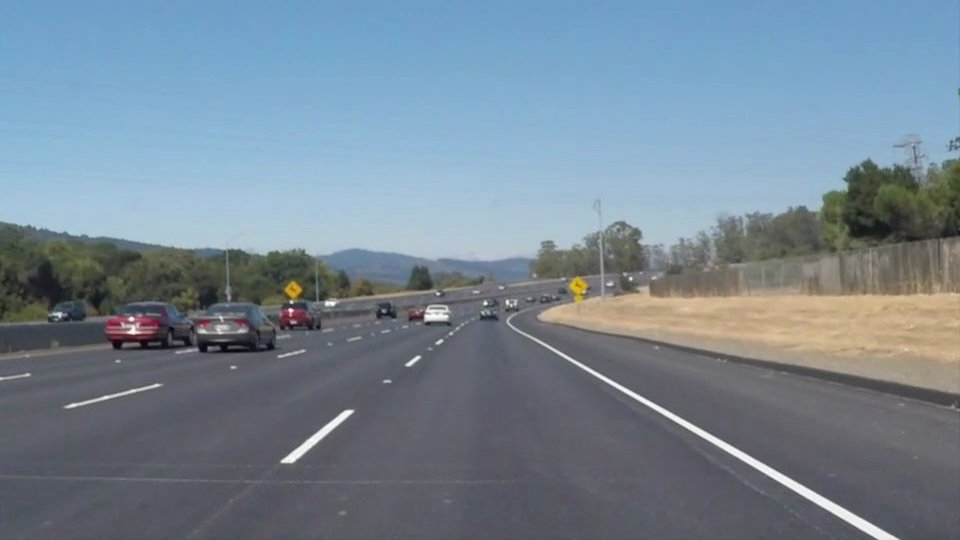
#> input picture robocar/libcv/src/test/fixtures/test_images/solidWhiteCurve.jpg, 960 x 540 px
$ python -i convolution_search.py   (imports and definitions only)
#> lines starting #> are read from the running program, lines starting #| are printed output that depends on the picture; after the words box and inside, x2 and y2 are one past the last pixel; in counts of white or black regions, pixels touching at a corner belong together
import cv2
import matplotlib.pyplot as plt
import numpy as np


class ConvolutionSearch(object):
    def __init__(self, warped_image):
        # Read in a thresholded image
        self.warped = warped_image
        # window settings
        self.window_width = 50
        self.window_height = 80  # Break image into 9 vertical layers since image height is 720
        self.margin = 100  # How much to slide left and right for searching

    def run(self):
        window_centroids = self.find_window_centroids(self.warped, self.window_width, self.window_height, self.margin)

        # If we found any window centers
        if len(window_centroids) > 0:

            # Points used to draw all the left and right windows
            l_points = np.zeros_like(self.warped)
            r_points = np.zeros_like(self.warped)

            # Go through each level and draw the windows
            for level in range(0, len(window_centroids)):
                # Window_mask is a function to draw window areas
                l_mask = self.window_mask(self.window_width, self.window_height, self.warped,
                                          window_centroids[level][0], level)
                r_mask = self.window_mask(self.window_width, self.window_height, self.warped,
                                          window_centroids[level][1], level)
                # Add graphic points from window mask here to total pixels found
                l_points[(l_points == 255) | ((l_mask == 1))] = 255
                r_points[(r_points == 255) | ((r_mask == 1))] = 255

            # Draw the results
            template = np.array(r_points + l_points, np.uint8)  # add both left and right window pixels together
            zero_channel = np.zeros_like(template)  # create a zero color channel
            template = np.array(cv2.merge((zero_channel, template, zero_channel)), np.uint8)  # make window pixels green
            warpage = np.array(cv2.merge((self.warped, self.warped, self.warped)),
                               np.uint8)  # making the original road pixels 3 color channels
            output = cv2.addWeighted(warpage, 1, template, 0.5,
                                     0.0)  # overlay the orignal road image with window results

        # If no window centers found, just display orginal road image
        else:
            output = np.array(cv2.merge((self.warped, self.warped, self.warped)), np.uint8)

        # Display the final results
        cv2.imwrite('output/pipeline-convolution.jpg', output)

    def window_mask(self, width, height, img_ref, center, level):
        output = np.zeros_like(img_ref)
        output[int(img_ref.shape[0] - (level + 1) * height):int(img_ref.shape[0] - level * height),
        max(0, int(center - width / 2)):min(int(center + width / 2), img_ref.shape[1])] = 1
        return output

    def find_window_centroids(self, image, window_width, window_height, margin):
        window_centroids = []  # Store the (left,right) window centroid positions per level
        window = np.ones(window_width)  # Create our window template that we will use for convolutions

        # First find the two starting positions for the left and right lane by using np.sum to get the vertical image
        # slice and then np.convolve the vertical image slice with the window template

        # Sum quarter bottom of image to get slice, could use a different ratio
        l_sum = np.sum(self.warped[int(3 * self.warped.shape[0] / 4):, :int(self.warped.shape[1] / 2)], axis=0)
        l_center = np.argmax(np.convolve(window, l_sum)) - window_width / 2
        r_sum = np.sum(self.warped[int(3 * self.warped.shape[0] / 4):, int(self.warped.shape[1] / 2):], axis=0)
        r_center = np.argmax(np.convolve(window, r_sum)) - window_width / 2 + int(self.warped.shape[1] / 2)

        # Add what we found for the first layer
        window_centroids.append((l_center, r_center))

        # Go through each layer looking for max pixel locations
        for level in range(1, (int)(self.warped.shape[0] / window_height)):
            # convolve the window into the vertical slice of the image
            image_layer = np.sum(
                self.warped[int(self.warped.shape[0] - (level + 1) * window_height):int(
                    self.warped.shape[0] - level * window_height),
                :],
                axis=0)
            conv_signal = np.convolve(window, image_layer)
            # Find the best left centroid by using past left center as a reference
            # Use window_width/2 as offset because convolution signal reference is at right side of window, not center
            # of window
            offset = window_width / 2
            l_min_index = int(max(l_center + offset - margin, 0))
            l_max_index = int(min(l_center + offset + margin, self.warped.shape[1]))
            l_center = np.argmax(conv_signal[l_min_index:l_max_index]) + l_min_index - offset
            # Find the best right centroid by using past right center as a reference
            r_min_index = int(max(r_center + offset - margin, 0))
            r_max_index = int(min(r_center + offset + margin, self.warped.shape[1]))
            r_center = np.argmax(conv_signal[r_min_index:r_max_index]) + r_min_index - offset
            # Add what we found for that layer
            window_centroids.append((l_center, r_center))

        return window_centroids

>>> import cv2
>>> picture = cv2.imread('../../robocar/libcv/src/test/fixtures/test_images/solidWhiteCurve.jpg', cv2.IMREAD_GRAYSCALE)
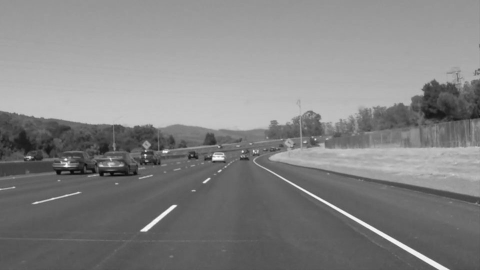
#> picture: shape (540, 960) (shown at 1/2 size); min 5, max 255, mean 131.2
>>> result = ConvolutionSearch(picture).run()
#> in find_window_centroids, `l_sum = np.sum(self.warped[int(3 * self.warped.shape[0] / 4):, :int(se..`: l_sum = 480 values, max 14075 at index 343, min 12043 at index 11, mean 12574.9
#> in find_window_centroids, `l_center = np.argmax(np.convolve(window, l_sum)) - window_width / 2`: l_center = 320
#> in find_window_centroids, `r_sum = np.sum(self.warped[int(3 * self.warped.shape[0] / 4):, int(sel..`: r_sum = 480 values, max 14790 at index 397, min 11942 at index 28, mean 13295.9
#> in find_window_centroids, `r_center = np.argmax(np.convolve(window, r_sum)) - window_width / 2 + ..`: r_center = 856
#> the loop in find_window_centroids, `for level in range(1, (int)(self.warped.shape[0] / window_height)):` made 5 passes
#> (l_min_index, l_max_index, l_center, r_min_index, r_max_index, r_center) on passes 1 to 5: (245, 445, 317, 781, 960, 934), (242, 442, 416, 859, 960, 880), (341, 541, 499, 805, 960, 814), (424, 624, 399, 739, 939, 714), (324, 524, 376, 639, 839, 614)
#> after the loop in find_window_centroids, `for level in range(1, (int)(self.warped.shape[0] / window_height)):`: window_centroids = [(320, 856), (317, 934), (416, 880), (499, 814), (399, 714), (376, 614)]
#> the loop in run, `for level in range(0, len(window_centroids)):` made 6 passes
#> pass 1, in run, `l_mask = self.window_mask(self.window_width, self.window_height, self...`:
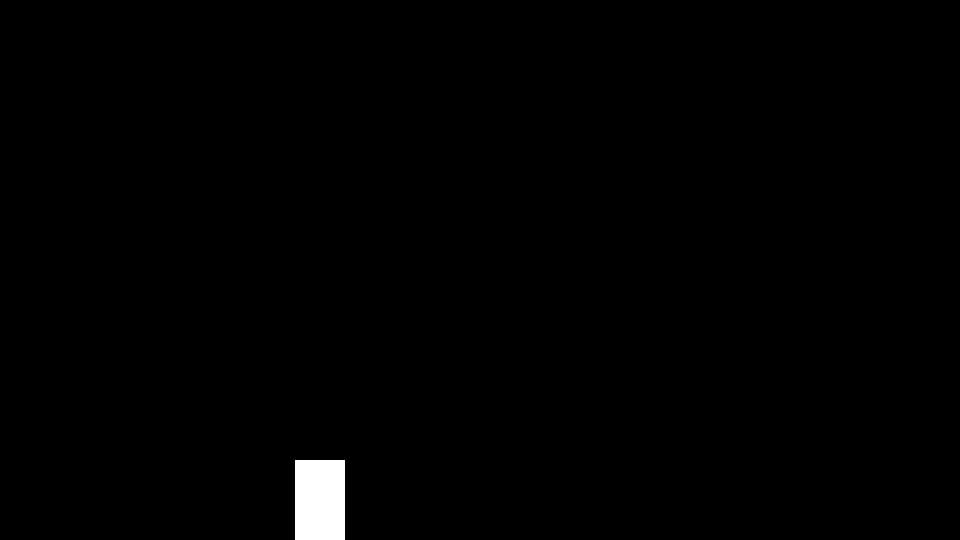
#> l_mask: shape (540, 960); values 0 (black) and 1 (white), 0.77% white; 1 white region, box (x1, y1, x2, y2) and area: (295, 460, 345, 540) 4000
#> pass 1, in run, `r_mask = self.window_mask(self.window_width, self.window_height, self...`:
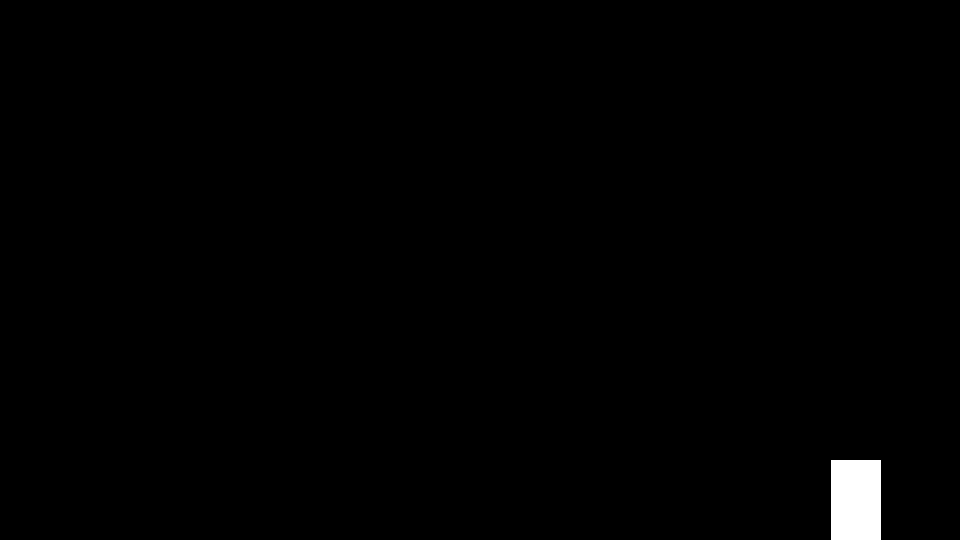
#> r_mask: shape (540, 960); values 0 (black) and 1 (white), 0.77% white; 1 white region, box (x1, y1, x2, y2) and area: (831, 460, 881, 540) 4000
#> after the loop in run, `for level in range(0, len(window_centroids)):`:
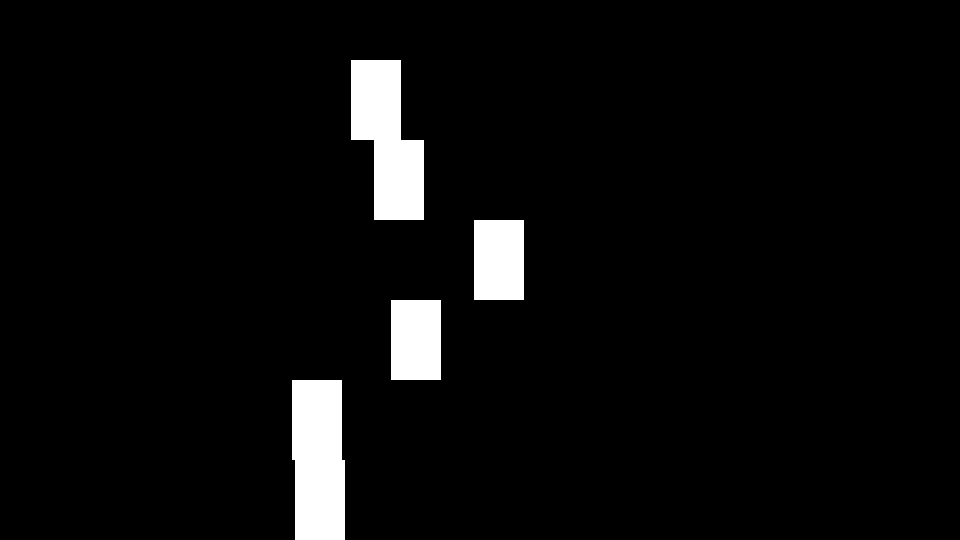
#> l_points: shape (540, 960); 4.6% white; 4 white regions, box (x1, y1, x2, y2) and area: (351, 60, 424, 220) 8000, (292, 380, 345, 540) 8000, (474, 220, 524, 300) 4000, (391, 300, 441, 380) 4000
#> after the loop in run, `for level in range(0, len(window_centroids)):`:
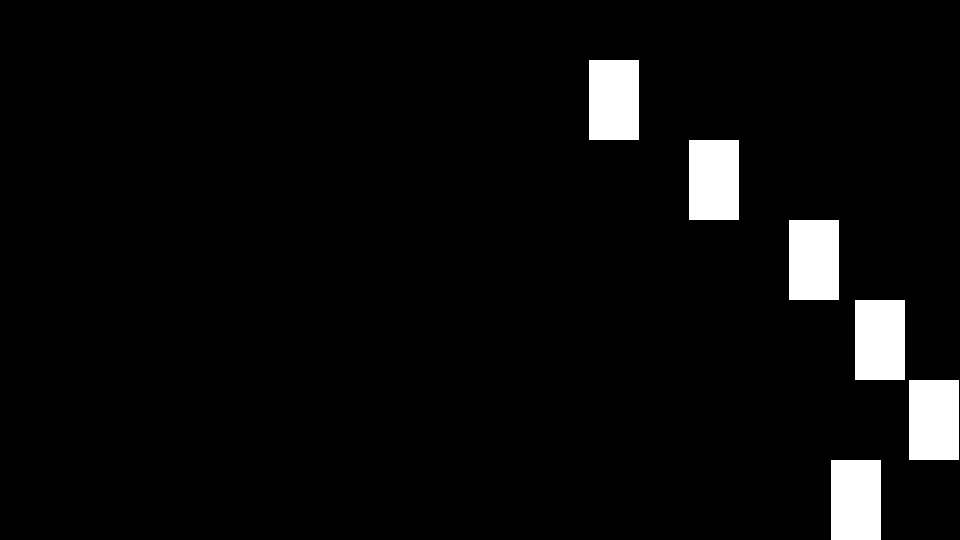
#> r_points: shape (540, 960); 4.6% white; 6 white regions, box (x1, y1, x2, y2) and area: (589, 60, 639, 140) 4000, (689, 140, 739, 220) 4000, (789, 220, 839, 300) 4000, (855, 300, 905, 380) 4000, (909, 380, 959, 460) 4000, (831, 460, 881, 540) 4000
#> in run, `template = np.array(cv2.merge((zero_channel, template, zero_channel)),..`:
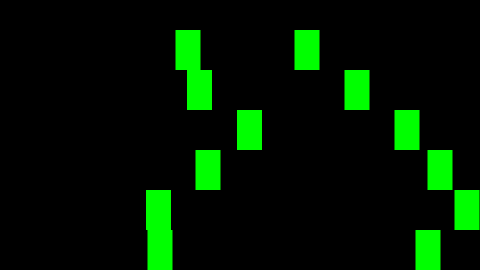
#> template: shape (540, 960, 3) (shown at 1/2 size); mean of channels 0, 1, 2 0, 23.6, 0; drawn as B, G, R
#> in run, `output = cv2.addWeighted(warpage, 1, template, 0.5, 0.0)`:
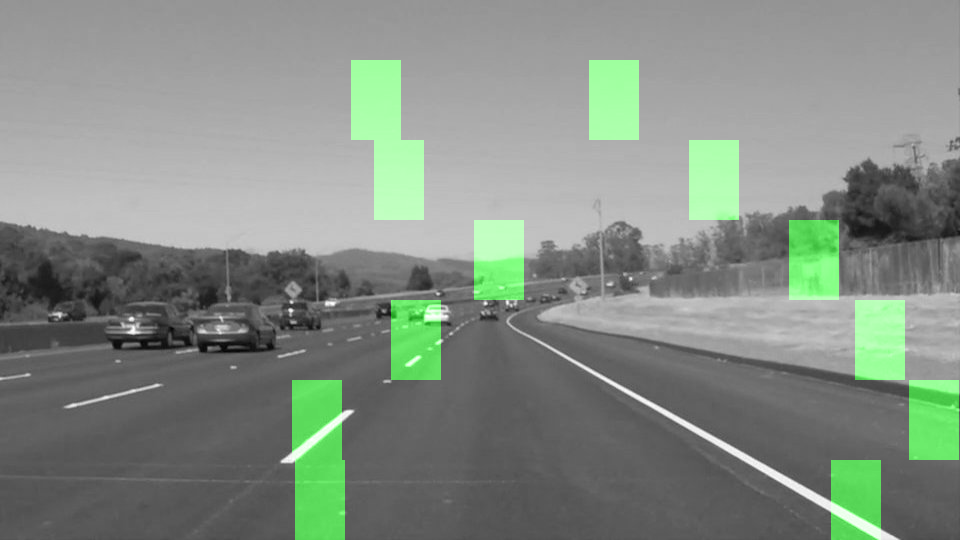
#> output: shape (540, 960, 3); mean of channels 0, 1, 2 131.2, 140.7, 131.2; drawn as B, G, R

$ run again, on robocar/libcv/src/test/fixtures/test_images/solidWhiteRight.jpg
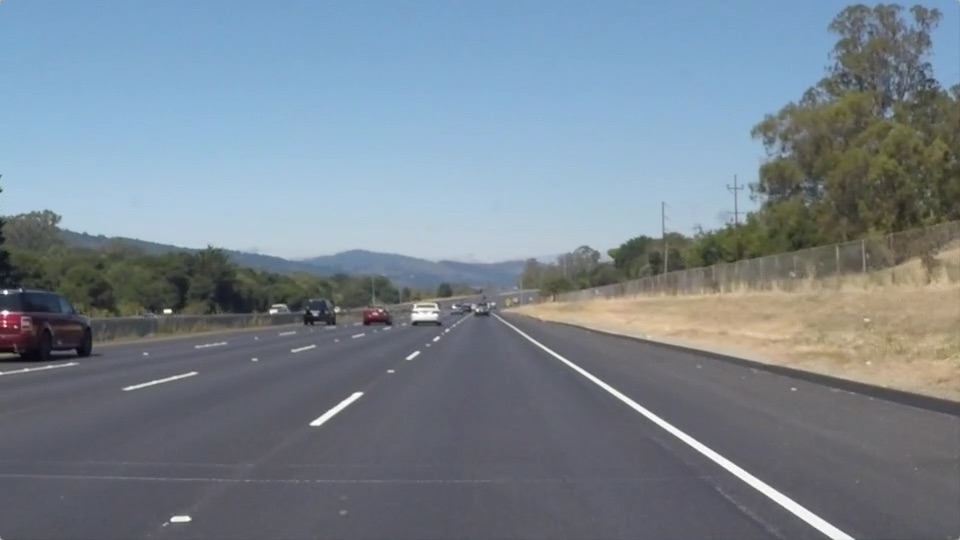
#> input picture robocar/libcv/src/test/fixtures/test_images/solidWhiteRight.jpg, 960 x 540 px
#> l_sum = 480 values, max 13932 at index 329, min 12087 at index 108, mean 12503.7
#> in find_window_centroids, `l_center = np.argmax(np.convolve(window, l_sum)) - window_width / 2`: l_center = 334
#> r_sum = 480 values, max 15356 at index 350, min 12537 at index 5, mean 13650.7
#> in find_window_centroids, `r_center = np.argmax(np.convolve(window, r_sum)) - window_width / 2 + ..`: r_center = 811
#> the loop in find_window_centroids, `for level in range(1, (int)(self.warped.shape[0] / window_height)):` made 5 passes
#> (l_min_index, l_max_index, l_center, r_min_index, r_max_index, r_center) on passes 1 to 5: (259, 459, 336, 736, 936, 711), (261, 461, 431, 636, 836, 767), (356, 556, 496, 692, 892, 676), (421, 621, 396, 601, 801, 576), (321, 521, 341, 501, 701, 478)
#> after the loop in find_window_centroids, `for level in range(1, (int)(self.warped.shape[0] / window_height)):`: window_centroids = [(334, 811), (336, 711), (431, 767), (496, 676), (396, 576), (341, 478)]
#> the loop in run, `for level in range(0, len(window_centroids)):` made 6 passes
#> pass 1, in run, `l_mask = self.window_mask(self.window_width, self.window_height, self...`:
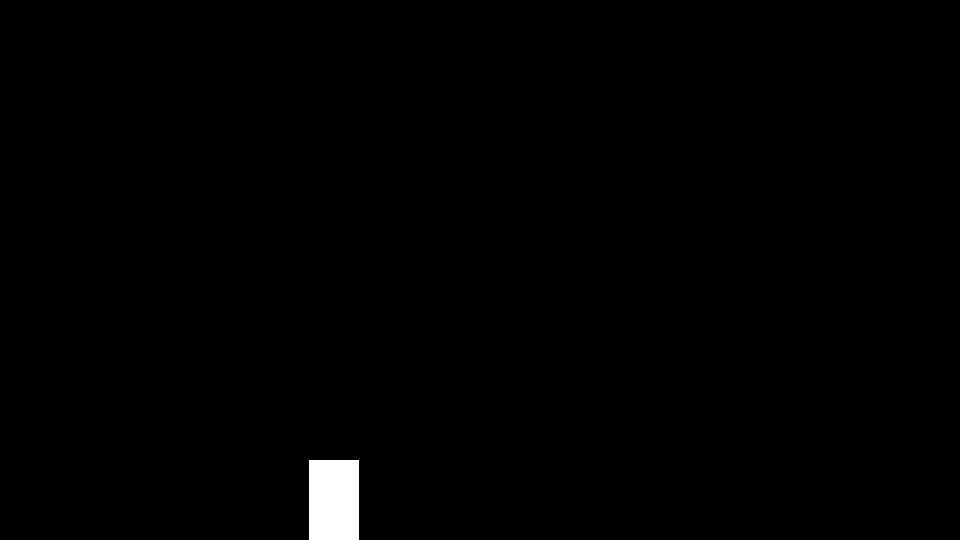
#> l_mask: shape (540, 960); values 0 (black) and 1 (white), 0.77% white; 1 white region, box (x1, y1, x2, y2) and area: (309, 460, 359, 540) 4000
#> in run, `output = cv2.addWeighted(warpage, 1, template, 0.5, 0.0)`:
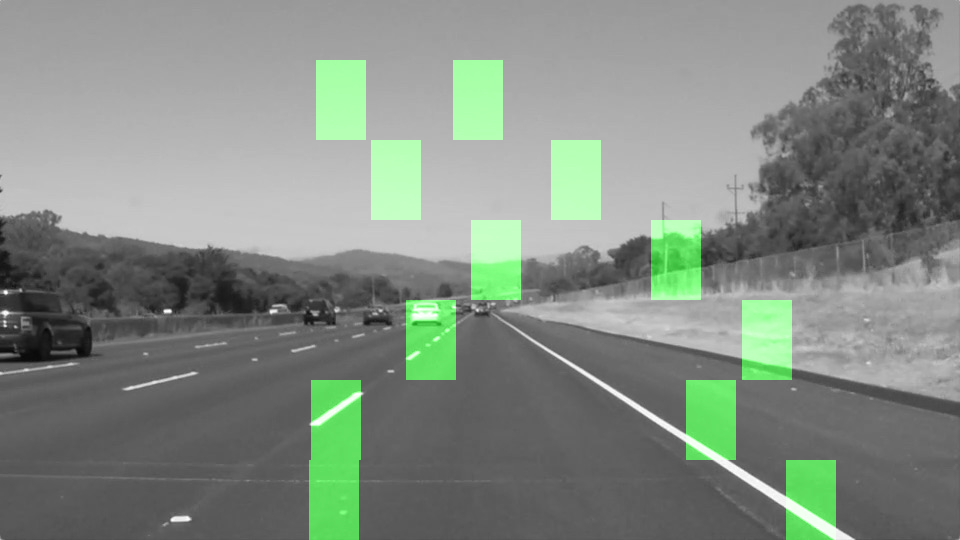
#> output: shape (540, 960, 3); mean of channels 0, 1, 2 130.1, 139.2, 130.1; drawn as B, G, R
